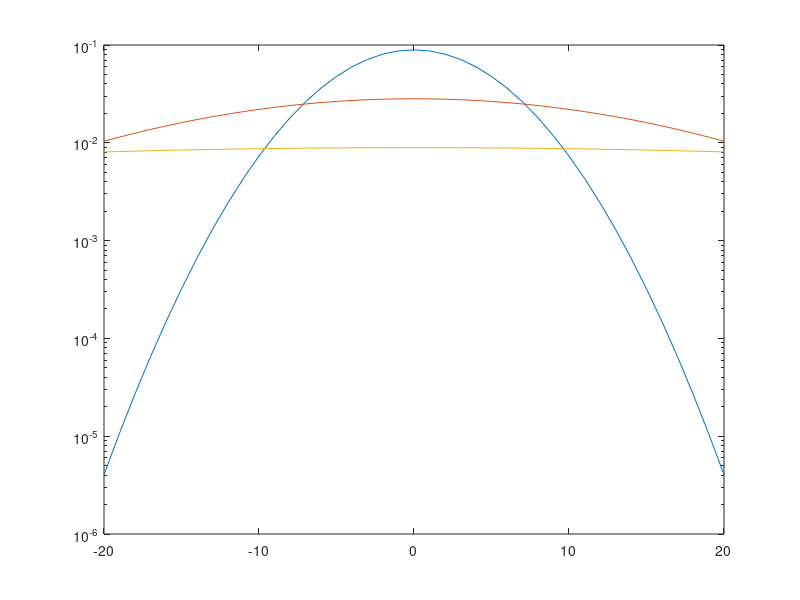
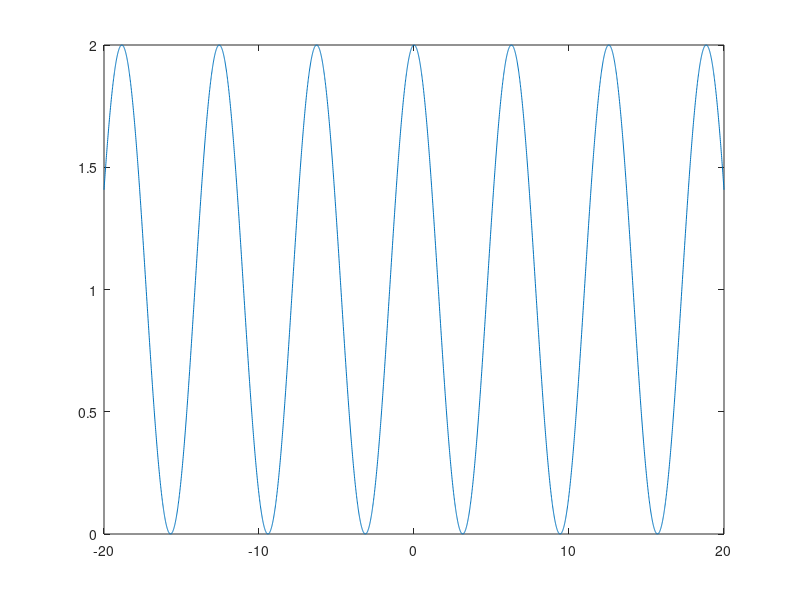
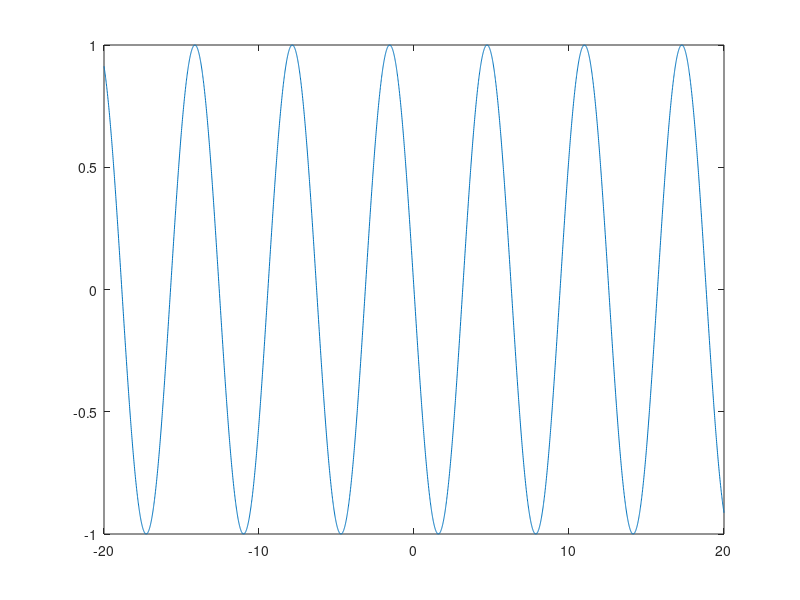
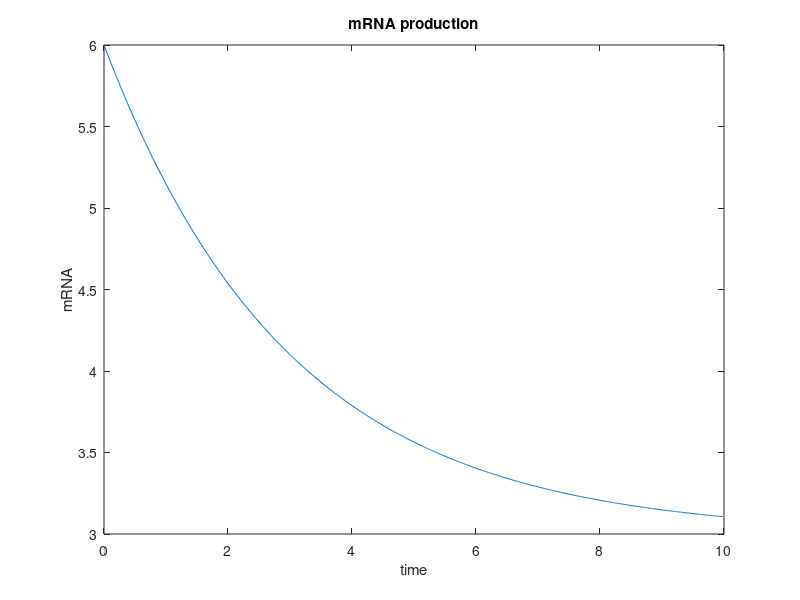

Write the MATLAB code that produced these figures, in order.
%% part 1 motors diffuse out of an descrete function 
%diffusion equasion - aster forms and motors are collectin in the aster no
%we turn the light off

clear variables;
close all;

%define the model parameters

D = 10; %diffusion coefficient in um^2/s
t = [1,10,100]; %i 
x = [-20:1:20]; %j 

c = zeros(length(t), length(x));

for i = 1:length(t)
    
   for j = 1:length(x)
       
      c(j,i) = (1 / ( (4*pi*D*t(i) ) ^ 0.5)) * exp( - (x(j).^2 ) / ( 4 *D*t(i) ) );
       
    
   end
end


semilogy(x, c)

%% exercise on Ficks law

%1 plot c(x) = 1 + cos(x)

c=[];
x = -20:.01:20;
c = 1 + cos(x);
figure;
plot(x,c)

% plot dc/ dx
figure;

DCDX = -sin(x);
plot(x,DCDX)

% plot J = -D * dcdx
figure;
J = -D * DCDX
plot(x, J, '-k')



%% mRNA production

clear variables;
close all;
t = 10; % time in minutes
r = 1/1;% growth rate in 1/ minutes
dt = 1/60;% seconds
gamma = 1/3; 
M = [];
M(1) = 2*r/gamma;%0;

totalSteps = t/dt;
timecounter = 0;
T = [];

for i = 2:totalSteps
    
    M(i) = M(i-1) + (r*dt) - gamma*dt*M(i-1);
    
    timecounter=timecounter + dt;
    
    T(i) = timecounter;
    
end 

plot (T,M)
title('mRNA production')
xlabel('time')
ylabel('mRNA')

